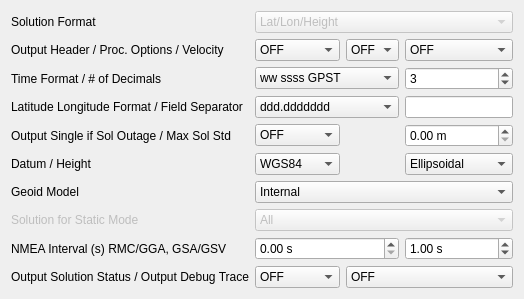
     <widget class="QWidget" name="TabSheet3">
      <property name="toolTip">
       <string/>
      </property>
      <attribute name="title">
       <string>O&amp;utput</string>
      </attribute>
      <layout class="QGridLayout" name="gridLayout_3">
       <item row="13" column="1">
        <widget class="QComboBox" name="cBDebugStatus">
         <property name="toolTip">
          <string>&lt;html&gt;&lt;head/&gt;&lt;body&gt;&lt;p&gt;Set the output level of the solution status file (option: &lt;span style=&quot; font-style:italic;&quot;&gt;out-outstat&lt;/span&gt;). &lt;/p&gt;&lt;p&gt;The solution status file contains estimated states and residuals. The solution status file is created in the output file directory.&lt;/p&gt;&lt;/body&gt;&lt;/html&gt;</string>
         </property>
         <item>
          <property name="text">
           <string>OFF</string>
          </property>
         </item>
         <item>
          <property name="text">
           <string>States</string>
          </property>
         </item>
         <item>
          <property name="text">
           <string>Residuals</string>
          </property>
         </item>
        </widget>
       </item>
       <item row="4" column="0">
        <widget class="QLabel" name="lblTimeFormat">
         <property name="toolTip">
          <string/>
         </property>
         <property name="text">
          <string>Time Format / # of Decimals</string>
         </property>
        </widget>
       </item>
       <item row="7" column="3">
        <widget class="QDoubleSpinBox" name="sBMaxSolutionStd">
         <property name="suffix">
          <string> m</string>
         </property>
        </widget>
       </item>
       <item row="8" column="3">
        <widget class="QComboBox" name="cBOutputHeight">
         <property name="toolTip">
          <string>&lt;html&gt;&lt;head/&gt;&lt;body&gt;&lt;p&gt;Define the type of height (option: &lt;span style=&quot; font-style:italic;&quot;&gt;out-height&lt;/span&gt;)&lt;/p&gt;&lt;/body&gt;&lt;/html&gt;</string>
         </property>
         <item>
          <property name="text">
           <string>Ellipsoidal</string>
          </property>
         </item>
         <item>
          <property name="text">
           <string>Geodetic</string>
          </property>
         </item>
        </widget>
       </item>
       <item row="9" column="0">
        <widget class="QLabel" name="Label18">
         <property name="toolTip">
          <string/>
         </property>
         <property name="text">
          <string>Geoid Model</string>
         </property>
        </widget>
       </item>
       <item row="5" column="0">
        <widget class="QLabel" name="lblLatLonFormat">
         <property name="toolTip">
          <string/>
         </property>
         <property name="text">
          <string>Latitude Longitude Format / Field Separator</string>
         </property>
        </widget>
       </item>
       <item row="10" column="0">
        <widget class="QLabel" name="Label21">
         <property name="enabled">
          <bool>false</bool>
         </property>
         <property name="toolTip">
          <string/>
         </property>
         <property name="text">
          <string>Solution for Static Mode</string>
         </property>
        </widget>
       </item>
       <item row="2" column="1">
        <widget class="QComboBox" name="cBOutputHeader">
         <property name="toolTip">
          <string>&lt;html&gt;&lt;head/&gt;&lt;body&gt;&lt;p&gt;Define whether the header is output (option: &lt;span style=&quot; font-style:italic;&quot;&gt;out-outhead&lt;/span&gt;)&lt;/p&gt;&lt;/body&gt;&lt;/html&gt;</string>
         </property>
         <item>
          <property name="text">
           <string>OFF</string>
          </property>
         </item>
         <item>
          <property name="text">
           <string>ON</string>
          </property>
         </item>
        </widget>
       </item>
       <item row="8" column="1">
        <widget class="QComboBox" name="cBOutputDatum">
         <property name="toolTip">
          <string>&lt;html&gt;&lt;head/&gt;&lt;body&gt;&lt;p&gt;Define the datum if the solution format option is set to Lat/Lon/Height (current version supports only WGS84).&lt;/p&gt;&lt;/body&gt;&lt;/html&gt;</string>
         </property>
         <item>
          <property name="text">
           <string>WGS84</string>
          </property>
         </item>
        </widget>
       </item>
       <item row="13" column="0">
        <widget class="QLabel" name="Label36">
         <property name="toolTip">
          <string/>
         </property>
         <property name="text">
          <string>Output Solution Status / Output Debug Trace</string>
         </property>
        </widget>
       </item>
       <item row="5" column="3">
        <widget class="QLineEdit" name="lEFieldSeperator">
         <property name="toolTip">
          <string>&lt;html&gt;&lt;head/&gt;&lt;body&gt;&lt;p&gt;Define the separator for fields (option: &lt;span style=&quot; font-style:italic;&quot;&gt;out-fieldsep&lt;/span&gt;).&lt;/p&gt;&lt;/body&gt;&lt;/html&gt;</string>
         </property>
        </widget>
       </item>
       <item row="7" column="1">
        <widget class="QComboBox" name="cBOutputSingle">
         <item>
          <property name="text">
           <string>OFF</string>
          </property>
         </item>
         <item>
          <property name="text">
           <string>ON</string>
          </property>
         </item>
        </widget>
       </item>
       <item row="0" column="1" colspan="3">
        <widget class="QComboBox" name="cBSolutionFormat">
         <property name="enabled">
          <bool>false</bool>
         </property>
         <property name="toolTip">
          <string>&lt;html&gt;&lt;head/&gt;&lt;body&gt;&lt;p&gt;Output format for the solution (option: &lt;span style=&quot; font-style:italic;&quot;&gt;out-solformat&lt;/span&gt;)&lt;/p&gt;&lt;/body&gt;&lt;/html&gt;</string>
         </property>
         <item>
          <property name="text">
           <string>Lat/Lon/Height</string>
          </property>
         </item>
         <item>
          <property name="text">
           <string>X/Y/Z-ECEF</string>
          </property>
         </item>
         <item>
          <property name="text">
           <string>E/N/U-Baseline</string>
          </property>
         </item>
         <item>
          <property name="text">
           <string>NMEA0183</string>
          </property>
         </item>
        </widget>
       </item>
       <item row="10" column="1" colspan="3">
        <widget class="QComboBox" name="cBSolutionStatic">
         <property name="enabled">
          <bool>false</bool>
         </property>
         <property name="toolTip">
          <string>&lt;html&gt;&lt;head/&gt;&lt;body&gt;&lt;p&gt;Define the solution type for static or PPP‐static mode (option: &lt;span style=&quot; font-style:italic;&quot;&gt;out-solstatic&lt;/span&gt;)&lt;/p&gt;&lt;/body&gt;&lt;/html&gt;</string>
         </property>
         <item>
          <property name="text">
           <string>All</string>
          </property>
         </item>
         <item>
          <property name="text">
           <string>Single</string>
          </property>
         </item>
        </widget>
       </item>
       <item row="12" column="1" colspan="2">
        <widget class="QDoubleSpinBox" name="sBNmeaInterval1">
         <property name="toolTip">
          <string>&lt;html&gt;&lt;head/&gt;&lt;body&gt;&lt;p&gt;Specify the output interval of NMEA GPRMC, GPGGA messages (option: &lt;span style=&quot; font-style:italic;&quot;&gt;out-nmeaintv1&lt;/span&gt;) &lt;/p&gt;&lt;/body&gt;&lt;/html&gt;</string>
         </property>
         <property name="suffix">
          <string> s</string>
         </property>
        </widget>
       </item>
       <item row="8" column="0">
        <widget class="QLabel" name="Label2">
         <property name="toolTip">
          <string/>
         </property>
         <property name="text">
          <string>Datum / Height</string>
         </property>
        </widget>
       </item>
       <item row="13" column="2" colspan="2">
        <widget class="QComboBox" name="cBDebugTrace">
         <property name="toolTip">
          <string>&lt;html&gt;&lt;head/&gt;&lt;body&gt;&lt;p&gt;Set the output level of debug trace file. &lt;/p&gt;&lt;p&gt;If setting OFF, any debug trace file is not output. The debug trace file is created in the output file directory.&lt;/p&gt;&lt;/body&gt;&lt;/html&gt;</string>
         </property>
         <item>
          <property name="text">
           <string>OFF</string>
          </property>
         </item>
         <item>
          <property name="text">
           <string>Level 1</string>
          </property>
         </item>
         <item>
          <property name="text">
           <string>Level 2</string>
          </property>
         </item>
         <item>
          <property name="text">
           <string>Level 3</string>
          </property>
         </item>
         <item>
          <property name="text">
           <string>Level 4</string>
          </property>
         </item>
         <item>
          <property name="text">
           <string>Level 5</string>
          </property>
         </item>
        </widget>
       </item>
       <item row="4" column="1" colspan="2">
        <widget class="QComboBox" name="cBTimeFormat">
         <property name="toolTip">
          <string>&lt;html&gt;&lt;head/&gt;&lt;body&gt;&lt;p&gt;Define the format of time (option: &lt;span style=&quot; font-style:italic;&quot;&gt;out-timesys&lt;/span&gt;)&lt;/p&gt;&lt;/body&gt;&lt;/html&gt;</string>
         </property>
         <item>
          <property name="text">
           <string>ww ssss GPST</string>
          </property>
         </item>
         <item>
          <property name="text">
           <string>hh:mm:ss GPST</string>
          </property>
         </item>
         <item>
          <property name="text">
           <string>hh:mm:ss UTC</string>
          </property>
         </item>
         <item>
          <property name="text">
           <string>hh:mm:ss JST</string>
          </property>
         </item>
        </widget>
       </item>
       <item row="0" column="0">
        <widget class="QLabel" name="lblSolutionFormat">
         <property name="toolTip">
          <string/>
         </property>
         <property name="text">
          <string>Solution Format</string>
         </property>
        </widget>
       </item>
       <item row="5" column="1" colspan="2">
        <widget class="QComboBox" name="cBLatLonFormat">
         <property name="toolTip">
          <string>&lt;html&gt;&lt;head/&gt;&lt;body&gt;&lt;p&gt;Set the formats of latitude and longitude if the solution format is set to Lat/Lon/Height (option: &lt;span style=&quot; font-style:italic;&quot;&gt;out-degform&lt;/span&gt;)&lt;/p&gt;&lt;/body&gt;&lt;/html&gt;</string>
         </property>
         <item>
          <property name="text">
           <string>ddd.ddddddd</string>
          </property>
         </item>
         <item>
          <property name="text">
           <string>ddd mm ss.sss</string>
          </property>
         </item>
        </widget>
       </item>
       <item row="4" column="3">
        <widget class="QSpinBox" name="sBTimeDecimal">
         <property name="toolTip">
          <string>&lt;html&gt;&lt;head/&gt;&lt;body&gt;&lt;p&gt;Define the number of decimals in the time format (option: &lt;span style=&quot; font-style:italic;&quot;&gt;out-timendec)&lt;/span&gt;&lt;/p&gt;&lt;/body&gt;&lt;/html&gt;</string>
         </property>
         <property name="maximum">
          <number>20</number>
         </property>
         <property name="value">
          <number>3</number>
         </property>
        </widget>
       </item>
       <item row="2" column="0">
        <widget class="QLabel" name="Label20">
         <property name="toolTip">
          <string/>
         </property>
         <property name="text">
          <string>Output Header / Proc. Options / Velocity</string>
         </property>
        </widget>
       </item>
       <item row="9" column="1" colspan="3">
        <widget class="QComboBox" name="cBOutputGeoid">
         <property name="toolTip">
          <string>&lt;html&gt;&lt;head/&gt;&lt;body&gt;&lt;p&gt;Define the geoid model if the height option is set to &amp;quot;geodetic&amp;quot; (option: &lt;span style=&quot; font-style:italic;&quot;&gt;out-geoid&lt;/span&gt;).&lt;/p&gt;&lt;p&gt;If using external geoid model, specify the geoid file path in ʺFilesʺ tab.&lt;/p&gt;&lt;/body&gt;&lt;/html&gt;</string>
         </property>
         <item>
          <property name="text">
           <string>Internal</string>
          </property>
         </item>
         <item>
          <property name="text">
           <string>EGM96-BE 15&quot;</string>
          </property>
         </item>
         <item>
          <property name="text">
           <string>EGM2008-SE 2.5&quot;</string>
          </property>
         </item>
         <item>
          <property name="text">
           <string>EGM2008-SE 1&quot;</string>
          </property>
         </item>
         <item>
          <property name="text">
           <string>GSI2000 1x1.5&quot;</string>
          </property>
         </item>
        </widget>
       </item>
       <item row="12" column="3">
        <widget class="QDoubleSpinBox" name="sBNmeaInterval2">
         <property name="toolTip">
          <string>&lt;html&gt;&lt;head/&gt;&lt;body&gt;&lt;p&gt;Specify the output interval of NMEA GPGSA, GLGSA,GAGSA, GPGSV, GLGSV, GAGSV messages (option: &lt;span style=&quot; font-style:italic;&quot;&gt;out-nmeaintv2&lt;/span&gt;)&lt;/p&gt;&lt;/body&gt;&lt;/html&gt;</string>
         </property>
         <property name="suffix">
          <string> s</string>
         </property>
         <property name="value">
          <double>1.000000000000000</double>
         </property>
        </widget>
       </item>
       <item row="7" column="0">
        <widget class="QLabel" name="lblFieldSeperator">
         <property name="toolTip">
          <string/>
         </property>
         <property name="text">
          <string>Output Single if Sol Outage / Max Sol Std</string>
         </property>
        </widget>
       </item>
       <item row="12" column="0">
        <widget class="QLabel" name="Label17">
         <property name="toolTip">
          <string/>
         </property>
         <property name="text">
          <string>NMEA Interval (s) RMC/GGA, GSA/GSV</string>
         </property>
        </widget>
       </item>
       <item row="2" column="2">
        <widget class="QComboBox" name="cBOutputOptions">
         <property name="toolTip">
          <string>&lt;html&gt;&lt;head/&gt;&lt;body&gt;&lt;p&gt;Define whether the processing options are output (option: &lt;span style=&quot; font-style:italic;&quot;&gt;out-outopt&lt;/span&gt;)&lt;/p&gt;&lt;/body&gt;&lt;/html&gt;</string>
         </property>
         <item>
          <property name="text">
           <string>OFF</string>
          </property>
         </item>
         <item>
          <property name="text">
           <string>ON</string>
          </property>
         </item>
        </widget>
       </item>
       <item row="2" column="3">
        <widget class="QComboBox" name="cBOutputVelocity">
         <property name="toolTip">
          <string>&lt;html&gt;&lt;head/&gt;&lt;body&gt;&lt;p&gt;Define whether the velocity is output&lt;/p&gt;&lt;/body&gt;&lt;/html&gt;</string>
         </property>
         <item>
          <property name="text">
           <string>OFF</string>
          </property>
         </item>
         <item>
          <property name="text">
           <string>ON</string>
          </property>
         </item>
        </widget>
       </item>
      </layout>
     </widget>
